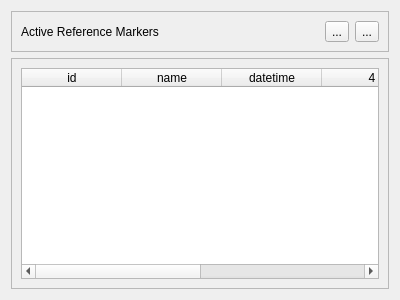
<?xml version="1.0" encoding="UTF-8"?>
<ui version="4.0">
 <class>ReferenceMarkViewer</class>
 <widget class="QWidget" name="ReferenceMarkViewer">
  <property name="geometry">
   <rect>
    <x>0</x>
    <y>0</y>
    <width>400</width>
    <height>300</height>
   </rect>
  </property>
  <property name="windowTitle">
   <string>Form</string>
  </property>
  <layout class="QVBoxLayout" name="verticalLayout_2">
   <item>
    <widget class="QFrame" name="frame">
     <property name="frameShape">
      <enum>QFrame::StyledPanel</enum>
     </property>
     <property name="frameShadow">
      <enum>QFrame::Raised</enum>
     </property>
     <layout class="QHBoxLayout" name="horizontalLayout">
      <item>
       <widget class="QLabel" name="label">
        <property name="text">
         <string>Active Reference Markers</string>
        </property>
       </widget>
      </item>
      <item>
       <widget class="QToolButton" name="toolButton">
        <property name="text">
         <string>...</string>
        </property>
       </widget>
      </item>
      <item>
       <widget class="QToolButton" name="toolButton_2">
        <property name="text">
         <string>...</string>
        </property>
       </widget>
      </item>
     </layout>
    </widget>
   </item>
   <item>
    <widget class="QFrame" name="frame_2">
     <property name="frameShape">
      <enum>QFrame::StyledPanel</enum>
     </property>
     <property name="frameShadow">
      <enum>QFrame::Raised</enum>
     </property>
     <layout class="QVBoxLayout" name="verticalLayout">
      <item>
       <widget class="QTableWidget" name="tableWidget">
        <property name="selectionBehavior">
         <enum>QAbstractItemView::SelectRows</enum>
        </property>
        <property name="columnCount">
         <number>6</number>
        </property>
        <column>
         <property name="text">
          <string>id</string>
         </property>
        </column>
        <column>
         <property name="text">
          <string>name</string>
         </property>
        </column>
        <column>
         <property name="text">
          <string>datetime</string>
         </property>
        </column>
        <column/>
        <column/>
        <column/>
       </widget>
      </item>
     </layout>
    </widget>
   </item>
  </layout>
 </widget>
 <resources/>
 <connections/>
</ui>
